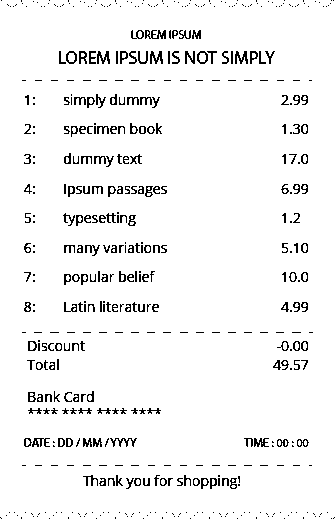
#> input picture other/pytesseract/receipt.png, 335 x 519 px
$ jupyter execute --allow-errors pytesseract_tests.ipynb
#> lines starting #> are read from the running program, lines starting #| are printed output that depends on the picture; after the words box and inside, x2 and y2 are one past the last pixel; in counts of white or black regions, pixels touching at a corner belong together
[cell 1]
import cv2
import pytesseract
from skimage import io
from pytesseract import Output
import os
import copy

[cell 2]
image = cv2.imread('receipt.png')
#> image is the input picture: shape (519, 335, 3); 95.1% white; black in thin lines or dots
io.imshow(image)
io.imsave('image_orig.png', image)

[cell 3]
gray_image = cv2.cvtColor(image, cv2.COLOR_BGR2GRAY)
#> gray_image: shape (519, 335); 95.1% white; black in thin lines or dots
threshold_image = cv2.threshold(gray_image, 1, 255, cv2.THRESH_BINARY)[1]
io.imshow(threshold_image)
io.imsave('threshold_image.png', threshold_image)

[cell 4]
custom_config = r'--oem 3 --psm 3'
#> (the rest of this cell did not finish here and is left out)

#> (a cell that did not finish here is left out)

[cell 6]
image2 = cv2.imread('receipt.png')

[cell 7]
custom_config2 = r'--oem 3 --psm 6'
#> (the rest of this cell did not finish here and is left out)

#> (a cell that did not finish here is left out)

[cell 9]
image3 = cv2.imread('receipt.png')

[cell 10]
custom_config3 = r'--oem 3 --psm 1'
#> (the rest of this cell did not finish here and is left out)

#> (a cell that did not finish here is left out)

[cell 12]
io.imsave('bb_psm1.png', image3)

[cell 13]
image4 = cv2.imread('receipt.png')

[cell 14]
custom_config4 = r'--oem 3 --psm 4'
#> (the rest of this cell did not finish here and is left out)

#> (a cell that did not finish here is left out)

[cell 16]
io.imsave('bb_psm4.png', image4)

[cell 17]
image5 = cv2.imread('receipt.png')

[cell 18]
custom_config5 = r'--oem 3 --psm 11'
#> (the rest of this cell did not finish here and is left out)

#> (a cell that did not finish here is left out)

[cell 20]
io.imsave('bb_psm11.png', image5)

[cell 21]
image6 = cv2.imread('receipt.png')

[cell 22]
custom_config6 = r'--oem 3 --psm 12'
#> (the rest of this cell did not finish here and is left out)

#> (a cell that did not finish here is left out)

[cell 24]
io.imsave('bb_psm12.png', image6)

[cell 25]
image_rxn = cv2.imread('./images_with_boxes_dpi_100/CroppedPage7.png')
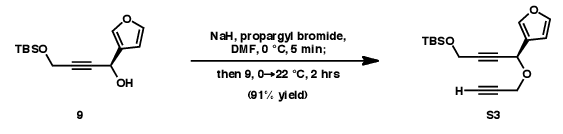
#> input picture other/pytesseract/rxn_images/CroppedPage7.png, 563 x 134 px, found by its file name
#> image_rxn is the input picture: shape (134, 563, 3); min 0, max 255, mean 243
io.imshow(image_rxn)
io.imsave('rxn_orig.png', image_rxn)

[cell 26]
gray_image_rxn = cv2.cvtColor(image_rxn, cv2.COLOR_BGR2GRAY)
threshold_image_rxn = cv2.threshold(gray_image_rxn, 20, 255, cv2.THRESH_BINARY)[1]
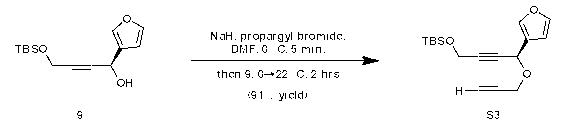
#> threshold_image_rxn: shape (134, 563); 97.4% white; black in thin lines or dots, all inside (x1, y1, x2, y2) = (15, 6, 551, 119)
io.imshow(threshold_image_rxn)
io.imsave('threshold_image_rxn.png', threshold_image_rxn)
